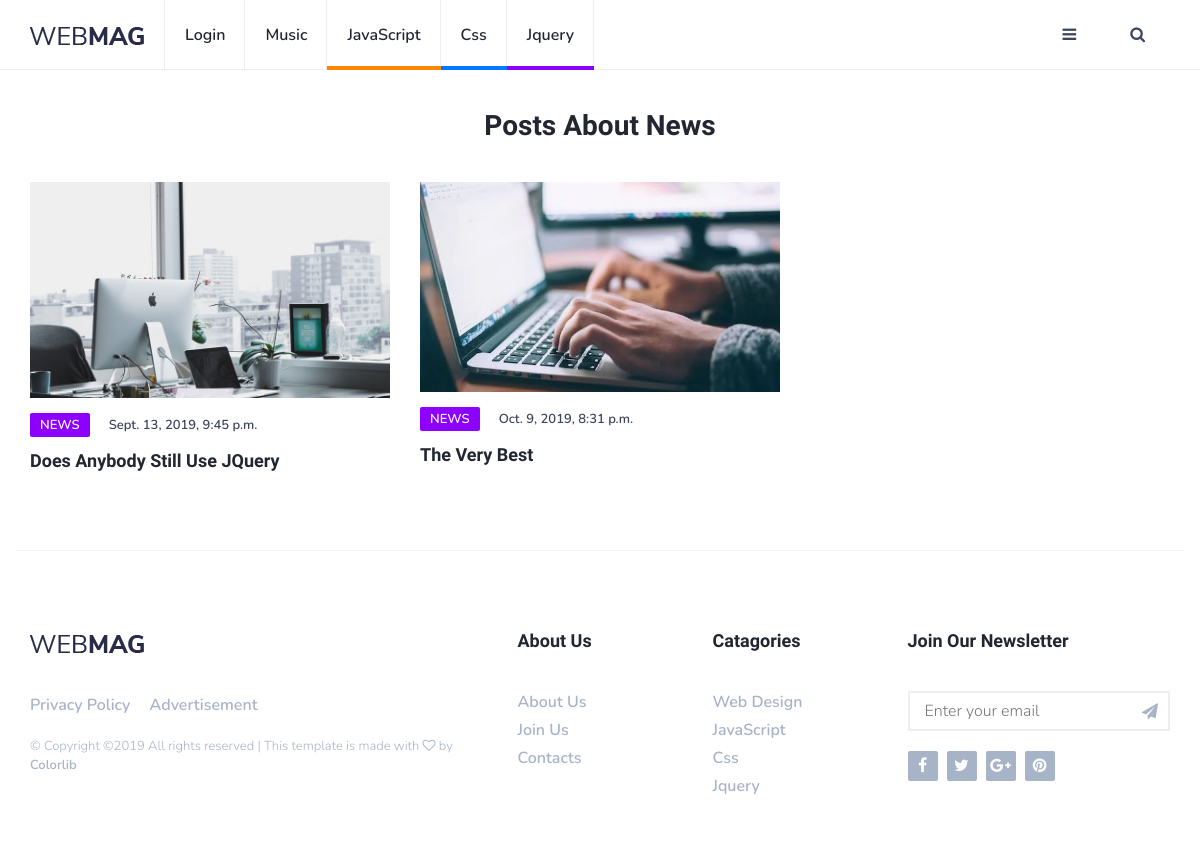
The app's page /post/category/news/, older data.
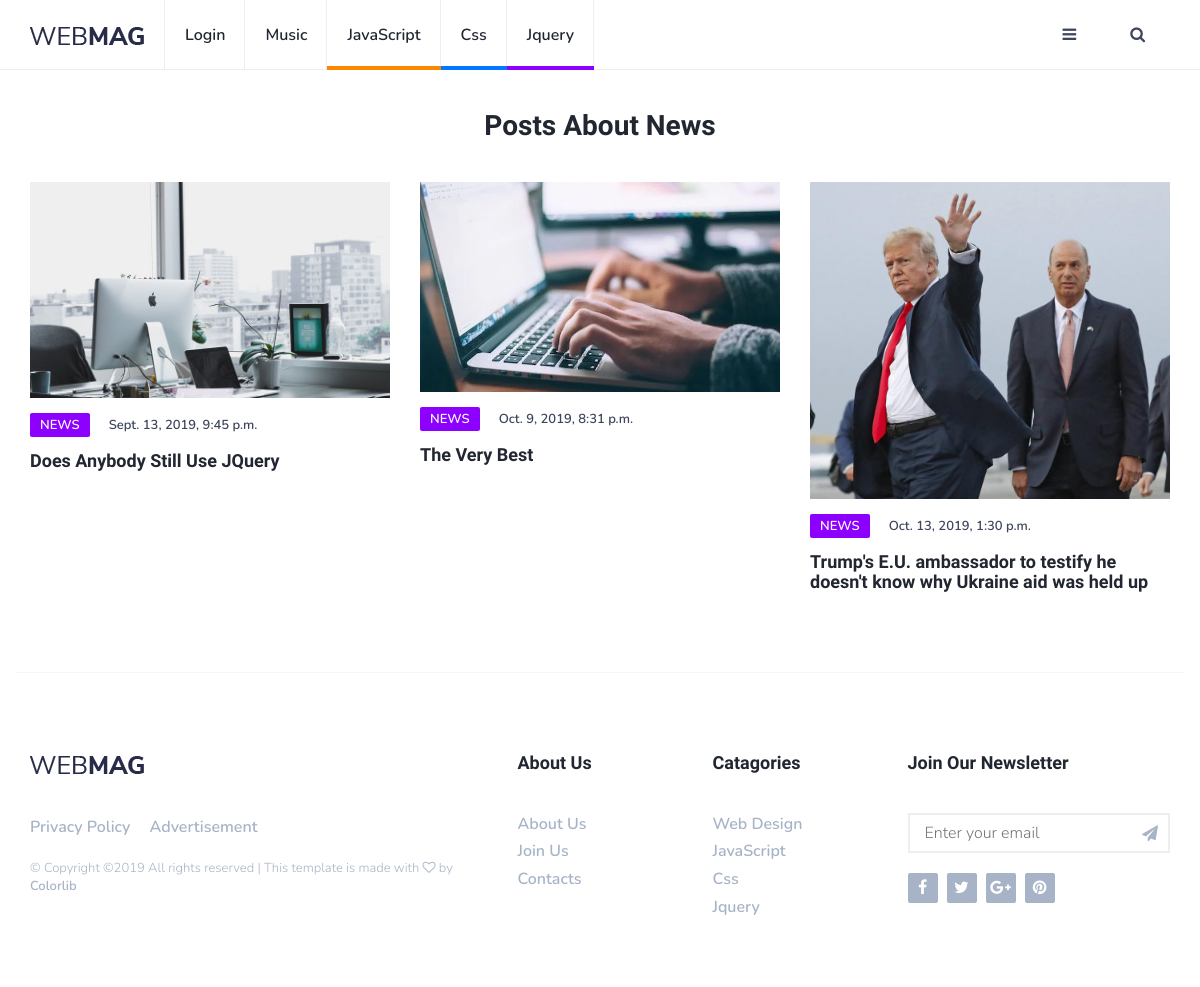
The same page, newer data.
### blog/models.py (models this page shows, shortened)
class Post(models.Model):
    title = models.CharField(max_length=100)
    content = models.TextField()
    date_posted = models.DateTimeField(default=timezone.now)
    author = models.ForeignKey(User, on_delete=models.CASCADE)
    slug = models.SlugField(max_length=200, unique=True, null=True, blank=True)
    image = models.ImageField(upload_to=image_upload, null=True, blank=True, default='default.jpg')
    image_2 = models.ImageField(upload_to=image_upload, null=True, blank=True)
    category = models.ForeignKey(Hashtag, on_delete=models.CASCADE, null=True, blank=True)
    display_comment = models.BooleanField(default=True)

class Hashtag(models.Model):
    name = models.CharField(max_length=50, unique=True)
    slug = models.SlugField(max_length=100, unique=True, null=True, blank=True)
    def __str__(self):
        return self.name

### blog/views.py (the view)
# urls.py: path('category/<slug>/', views.category_list, name='category-list'),
def category_list(request, slug):
    post = Hashtag.objects.get(slug=slug)
    posts = post.post_set.all()
    context = {
        'posts': posts,
        'post':post
    }
    return render(request, 'blog/category_list.html', context)

### blog/templates/blog/category_list.html (shortened to what this page needs)
{% extends "blog/base.html" %}
{% load static %}
{% block content %}
	</header>
		<div class="section">
			<div class="container">
				<div class="row">
					<div class="col-md-12">
						<div class="section-title">
							<h2 style="text-align: center">Posts About {{ post.name }}</h2>
						</div>
					</div>
					{% for post in posts %}
					<div class="col-md-4">
						<div class="post">
							<a class="post-img" href="{% url 'post-detail' post.slug %}"><img src="{{ post.image.url }}" alt=""></a>
							<div class="post-body">
								<div class="post-meta">
									<a class="post-category cat-{{ post.category.id }}" href="">{{ post.category }}</a>
									<span class="post-date">{{ post.date_posted }}</span>
								</div>
								<h3 class="post-title"><a href="{% url 'post-detail' post.slug %}">{{ post.title }}</a></h3>
							</div>
						</div>
					</div>
					{%  endfor %}
</div>
            </div>
        </div>
            {% endblock content %}

Row changes from the older to the newer data that the page shows:
added Post: image (picture), category "NEWS", date_posted "Oct. 13, 2019, 1:30 p.m.", title "Trump's E.U. ambassador to testify he doesn't know why Ukraine aid was held up"
